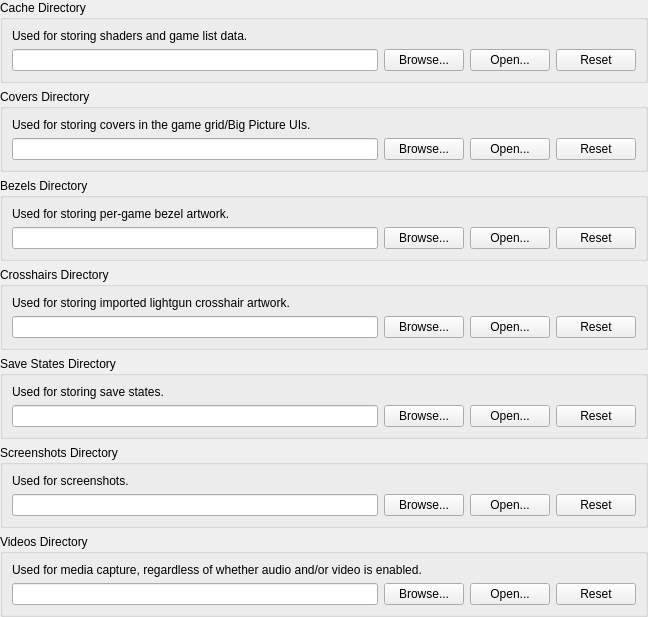
<?xml version="1.0" encoding="UTF-8"?>
<ui version="4.0">
 <class>FolderSettingsWidget</class>
 <widget class="QWidget" name="FolderSettingsWidget">
  <property name="geometry">
   <rect>
    <x>0</x>
    <y>0</y>
    <width>648</width>
    <height>487</height>
   </rect>
  </property>
  <layout class="QVBoxLayout" name="verticalLayout">
   <property name="leftMargin">
    <number>0</number>
   </property>
   <property name="topMargin">
    <number>0</number>
   </property>
   <property name="rightMargin">
    <number>0</number>
   </property>
   <property name="bottomMargin">
    <number>0</number>
   </property>
   <item>
    <widget class="QGroupBox" name="groupBox_3">
     <property name="title">
      <string>Cache Directory</string>
     </property>
     <layout class="QGridLayout" name="gridLayout_3">
      <item row="1" column="0">
       <widget class="QLineEdit" name="cache"/>
      </item>
      <item row="1" column="1">
       <widget class="QPushButton" name="cacheBrowse">
        <property name="text">
         <string>Browse...</string>
        </property>
       </widget>
      </item>
      <item row="1" column="2">
       <widget class="QPushButton" name="cacheOpen">
        <property name="text">
         <string>Open...</string>
        </property>
       </widget>
      </item>
      <item row="1" column="3">
       <widget class="QPushButton" name="cacheReset">
        <property name="text">
         <string>Reset</string>
        </property>
       </widget>
      </item>
      <item row="0" column="0" colspan="4">
       <widget class="QLabel" name="label_3">
        <property name="text">
         <string>Used for storing shaders and game list data.</string>
        </property>
       </widget>
      </item>
     </layout>
    </widget>
   </item>
   <item>
    <widget class="QGroupBox" name="groupBox_4">
     <property name="title">
      <string>Covers Directory</string>
     </property>
     <layout class="QGridLayout" name="gridLayout_4">
      <item row="1" column="0">
       <widget class="QLineEdit" name="covers"/>
      </item>
      <item row="1" column="1">
       <widget class="QPushButton" name="coversBrowse">
        <property name="text">
         <string>Browse...</string>
        </property>
       </widget>
      </item>
      <item row="1" column="2">
       <widget class="QPushButton" name="coversOpen">
        <property name="text">
         <string>Open...</string>
        </property>
       </widget>
      </item>
      <item row="1" column="3">
       <widget class="QPushButton" name="coversReset">
        <property name="text">
         <string>Reset</string>
        </property>
       </widget>
      </item>
      <item row="0" column="0" colspan="4">
       <widget class="QLabel" name="label_4">
        <property name="text">
         <string>Used for storing covers in the game grid/Big Picture UIs.</string>
        </property>
       </widget>
      </item>
     </layout>
    </widget>
   </item>
   <item>
    <widget class="QGroupBox" name="groupBoxBezels">
     <property name="title">
      <string>Bezels Directory</string>
     </property>
     <layout class="QGridLayout" name="gridLayoutBezels">
      <item row="1" column="0">
       <widget class="QLineEdit" name="bezels"/>
      </item>
      <item row="1" column="1">
       <widget class="QPushButton" name="bezelsBrowse">
        <property name="text">
         <string>Browse...</string>
        </property>
       </widget>
      </item>
      <item row="1" column="2">
       <widget class="QPushButton" name="bezelsOpen">
        <property name="text">
         <string>Open...</string>
        </property>
       </widget>
      </item>
      <item row="1" column="3">
       <widget class="QPushButton" name="bezelsReset">
        <property name="text">
         <string>Reset</string>
        </property>
       </widget>
      </item>
      <item row="0" column="0" colspan="4">
       <widget class="QLabel" name="labelBezels">
        <property name="text">
         <string>Used for storing per-game bezel artwork.</string>
        </property>
       </widget>
      </item>
     </layout>
    </widget>
   </item>
   <item>
    <widget class="QGroupBox" name="groupBoxCrosshairs">
     <property name="title">
      <string>Crosshairs Directory</string>
     </property>
     <layout class="QGridLayout" name="gridLayoutCrosshairs">
      <item row="1" column="0">
       <widget class="QLineEdit" name="crosshairs"/>
      </item>
      <item row="1" column="1">
       <widget class="QPushButton" name="crosshairsBrowse">
        <property name="text">
         <string>Browse...</string>
        </property>
       </widget>
      </item>
      <item row="1" column="2">
       <widget class="QPushButton" name="crosshairsOpen">
        <property name="text">
         <string>Open...</string>
        </property>
       </widget>
      </item>
      <item row="1" column="3">
       <widget class="QPushButton" name="crosshairsReset">
        <property name="text">
         <string>Reset</string>
        </property>
       </widget>
      </item>
      <item row="0" column="0" colspan="4">
       <widget class="QLabel" name="labelCrosshairs">
        <property name="text">
         <string>Used for storing imported lightgun crosshair artwork.</string>
        </property>
       </widget>
      </item>
     </layout>
    </widget>
   </item>
   <item>
    <widget class="QGroupBox" name="groupBox_2">
     <property name="title">
      <string>Save States Directory</string>
     </property>
     <layout class="QGridLayout" name="gridLayout_2">
      <item row="1" column="0">
       <widget class="QLineEdit" name="saveStates"/>
      </item>
      <item row="1" column="1">
       <widget class="QPushButton" name="saveStatesBrowse">
        <property name="text">
         <string>Browse...</string>
        </property>
       </widget>
      </item>
      <item row="1" column="2">
       <widget class="QPushButton" name="saveStatesOpen">
        <property name="text">
         <string>Open...</string>
        </property>
       </widget>
      </item>
      <item row="1" column="3">
       <widget class="QPushButton" name="saveStatesReset">
        <property name="text">
         <string>Reset</string>
        </property>
       </widget>
      </item>
      <item row="0" column="0" colspan="4">
       <widget class="QLabel" name="label_2">
        <property name="text">
         <string>Used for storing save states.</string>
        </property>
       </widget>
      </item>
     </layout>
    </widget>
   </item>
   <item>
    <widget class="QGroupBox" name="groupBox">
     <property name="title">
      <string>Screenshots Directory</string>
     </property>
     <layout class="QGridLayout" name="gridLayout">
      <item row="1" column="2">
       <widget class="QPushButton" name="screenshotsOpen">
        <property name="text">
         <string>Open...</string>
        </property>
       </widget>
      </item>
      <item row="0" column="0" colspan="4">
       <widget class="QLabel" name="label">
        <property name="text">
         <string>Used for screenshots.</string>
        </property>
       </widget>
      </item>
      <item row="1" column="1">
       <widget class="QPushButton" name="screenshotsBrowse">
        <property name="text">
         <string>Browse...</string>
        </property>
       </widget>
      </item>
      <item row="1" column="0">
       <widget class="QLineEdit" name="screenshots"/>
      </item>
      <item row="1" column="3">
       <widget class="QPushButton" name="screenshotsReset">
        <property name="text">
         <string>Reset</string>
        </property>
       </widget>
      </item>
     </layout>
    </widget>
   </item>
   <item>
    <widget class="QGroupBox" name="groupBox_5">
     <property name="title">
      <string>Videos Directory</string>
     </property>
     <layout class="QGridLayout" name="gridLayout_5">
      <item row="1" column="2">
       <widget class="QPushButton" name="videosOpen">
        <property name="text">
         <string>Open...</string>
        </property>
       </widget>
      </item>
      <item row="0" column="0" colspan="4">
       <widget class="QLabel" name="label_5">
        <property name="text">
         <string>Used for media capture, regardless of whether audio and/or video is enabled.</string>
        </property>
       </widget>
      </item>
      <item row="1" column="1">
       <widget class="QPushButton" name="videosBrowse">
        <property name="text">
         <string>Browse...</string>
        </property>
       </widget>
      </item>
      <item row="1" column="0">
       <widget class="QLineEdit" name="videos"/>
      </item>
      <item row="1" column="3">
       <widget class="QPushButton" name="videosReset">
        <property name="text">
         <string>Reset</string>
        </property>
       </widget>
      </item>
     </layout>
    </widget>
   </item>
   <item>
    <spacer name="verticalSpacer">
     <property name="orientation">
      <enum>Qt::Orientation::Vertical</enum>
     </property>
     <property name="sizeHint" stdset="0">
      <size>
       <width>20</width>
       <height>132</height>
      </size>
     </property>
    </spacer>
   </item>
  </layout>
 </widget>
 <resources/>
 <connections/>
</ui>
